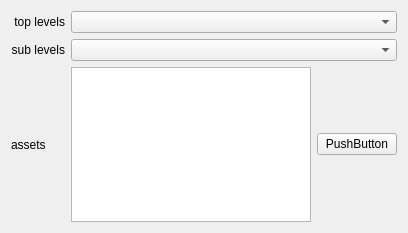
<?xml version="1.0" encoding="UTF-8"?>
<ui version="4.0">
 <class>Form</class>
 <widget class="QWidget" name="Form">
  <property name="geometry">
   <rect>
    <x>0</x>
    <y>0</y>
    <width>408</width>
    <height>233</height>
   </rect>
  </property>
  <property name="windowTitle">
   <string>Form</string>
  </property>
  <layout class="QGridLayout" name="gridLayout">
   <item row="0" column="0">
    <widget class="QLabel" name="label_top">
     <property name="text">
      <string>top levels</string>
     </property>
     <property name="alignment">
      <set>Qt::AlignRight|Qt::AlignTrailing|Qt::AlignVCenter</set>
     </property>
    </widget>
   </item>
   <item row="0" column="1" colspan="2">
    <widget class="QComboBox" name="combobox_top"/>
   </item>
   <item row="1" column="0">
    <widget class="QLabel" name="label_sub">
     <property name="text">
      <string>sub levels</string>
     </property>
     <property name="alignment">
      <set>Qt::AlignRight|Qt::AlignTrailing|Qt::AlignVCenter</set>
     </property>
    </widget>
   </item>
   <item row="1" column="1" colspan="2">
    <widget class="QComboBox" name="comboBox_sub"/>
   </item>
   <item row="2" column="0">
    <widget class="QLabel" name="label_assets">
     <property name="text">
      <string>assets</string>
     </property>
    </widget>
   </item>
   <item row="2" column="1">
    <widget class="QTreeWidget" name="treewidget">
     <property name="headerHidden">
      <bool>true</bool>
     </property>
     <column>
      <property name="text">
       <string notr="true">1</string>
      </property>
     </column>
    </widget>
   </item>
   <item row="2" column="2">
    <widget class="QPushButton" name="pushButton">
     <property name="text">
      <string>PushButton</string>
     </property>
    </widget>
   </item>
  </layout>
 </widget>
 <resources/>
 <connections/>
</ui>
